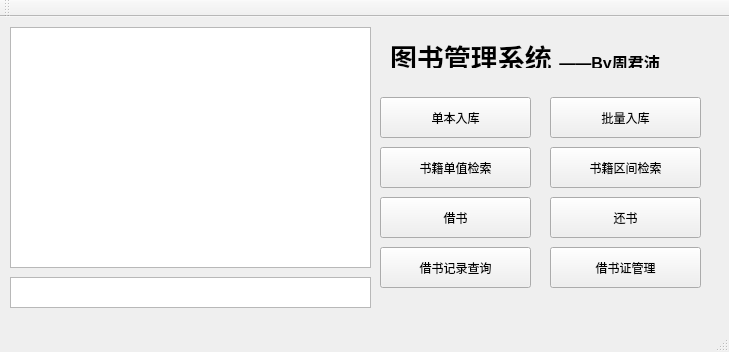
<?xml version="1.0" encoding="UTF-8"?>
<ui version="4.0">
 <class>MainWindow</class>
 <widget class="QMainWindow" name="MainWindow">
  <property name="geometry">
   <rect>
    <x>0</x>
    <y>0</y>
    <width>729</width>
    <height>352</height>
   </rect>
  </property>
  <property name="windowTitle">
   <string>MainWindow</string>
  </property>
  <widget class="QWidget" name="centralWidget">
   <widget class="QLabel" name="label">
    <property name="geometry">
     <rect>
      <x>390</x>
      <y>20</y>
      <width>321</width>
      <height>31</height>
     </rect>
    </property>
    <property name="text">
     <string>&lt;html&gt;&lt;head/&gt;&lt;body&gt;&lt;p&gt;&lt;span style=&quot; font-size:20pt; font-weight:600;&quot;&gt;图书管理系统  &lt;/span&gt;&lt;span style=&quot; font-size:12pt; font-weight:600;&quot;&gt;——By周君沛&lt;/span&gt;&lt;/p&gt;&lt;/body&gt;&lt;/html&gt;</string>
    </property>
    <property name="textFormat">
     <enum>Qt::AutoText</enum>
    </property>
   </widget>
   <widget class="QPushButton" name="pushButton_3">
    <property name="geometry">
     <rect>
      <x>380</x>
      <y>80</y>
      <width>151</width>
      <height>41</height>
     </rect>
    </property>
    <property name="text">
     <string>单本入库</string>
    </property>
   </widget>
   <widget class="QPushButton" name="bundle_book_in">
    <property name="geometry">
     <rect>
      <x>550</x>
      <y>80</y>
      <width>151</width>
      <height>41</height>
     </rect>
    </property>
    <property name="text">
     <string>批量入库</string>
    </property>
   </widget>
   <widget class="QPushButton" name="pushButton_5">
    <property name="geometry">
     <rect>
      <x>550</x>
      <y>230</y>
      <width>151</width>
      <height>41</height>
     </rect>
    </property>
    <property name="text">
     <string>借书证管理</string>
    </property>
   </widget>
   <widget class="QPushButton" name="book_single_search_button">
    <property name="geometry">
     <rect>
      <x>380</x>
      <y>130</y>
      <width>151</width>
      <height>41</height>
     </rect>
    </property>
    <property name="text">
     <string>书籍单值检索</string>
    </property>
   </widget>
   <widget class="QPushButton" name="pushButton">
    <property name="geometry">
     <rect>
      <x>380</x>
      <y>180</y>
      <width>151</width>
      <height>41</height>
     </rect>
    </property>
    <property name="text">
     <string>借书</string>
    </property>
   </widget>
   <widget class="QPushButton" name="pushButton_6">
    <property name="geometry">
     <rect>
      <x>550</x>
      <y>180</y>
      <width>151</width>
      <height>41</height>
     </rect>
    </property>
    <property name="text">
     <string>还书</string>
    </property>
   </widget>
   <widget class="QPushButton" name="book_range_search_button">
    <property name="geometry">
     <rect>
      <x>550</x>
      <y>130</y>
      <width>151</width>
      <height>41</height>
     </rect>
    </property>
    <property name="text">
     <string>书籍区间检索</string>
    </property>
   </widget>
   <widget class="QTextEdit" name="textEdit">
    <property name="geometry">
     <rect>
      <x>10</x>
      <y>260</y>
      <width>361</width>
      <height>31</height>
     </rect>
    </property>
   </widget>
   <widget class="QTableWidget" name="tableWidget">
    <property name="geometry">
     <rect>
      <x>10</x>
      <y>10</y>
      <width>361</width>
      <height>241</height>
     </rect>
    </property>
   </widget>
   <widget class="QPushButton" name="borrow_list_button">
    <property name="geometry">
     <rect>
      <x>380</x>
      <y>230</y>
      <width>151</width>
      <height>41</height>
     </rect>
    </property>
    <property name="text">
     <string>借书记录查询</string>
    </property>
   </widget>
  </widget>
  <widget class="QMenuBar" name="menuBar">
   <property name="geometry">
    <rect>
     <x>0</x>
     <y>0</y>
     <width>729</width>
     <height>23</height>
    </rect>
   </property>
  </widget>
  <widget class="QToolBar" name="mainToolBar">
   <attribute name="toolBarArea">
    <enum>TopToolBarArea</enum>
   </attribute>
   <attribute name="toolBarBreak">
    <bool>false</bool>
   </attribute>
  </widget>
  <widget class="QStatusBar" name="statusBar"/>
 </widget>
 <layoutdefault spacing="6" margin="11"/>
 <resources/>
 <connections/>
</ui>
